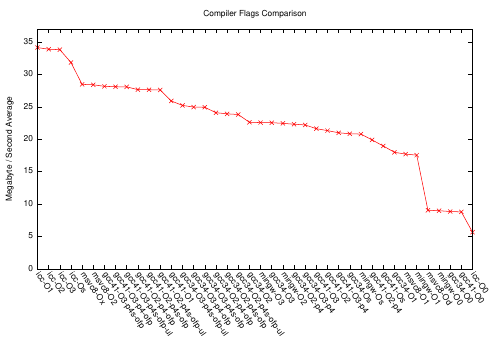

This chart was generated by the following gnuplot code:
#!/usr/bin/env gnuplot

set terminal pdf dashed linewidth 1.5 size 5.0, 3.5
set output "flags-graph.pdf"

set yrange [0:37]

### Plot ###

set title "Compiler Flags Comparison"
set ylabel "Megabyte / Second Average"
set key off
set xtics rotate by -55
set rmargin 6

plot "maxtable.csv" using 0:($14 / 1024):xticlabels(1) with linespoints pt 2
